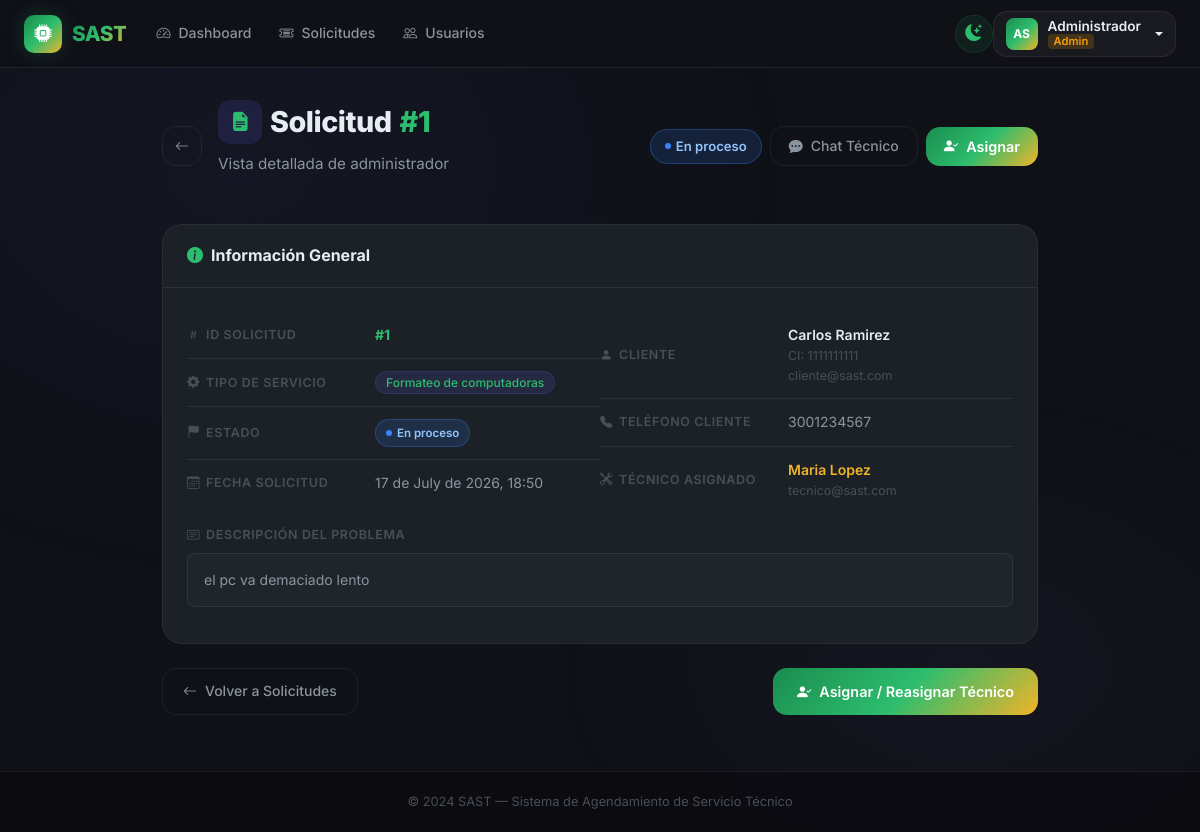
Before: /admin/solicitudes/1 (signed in) with the older database file.
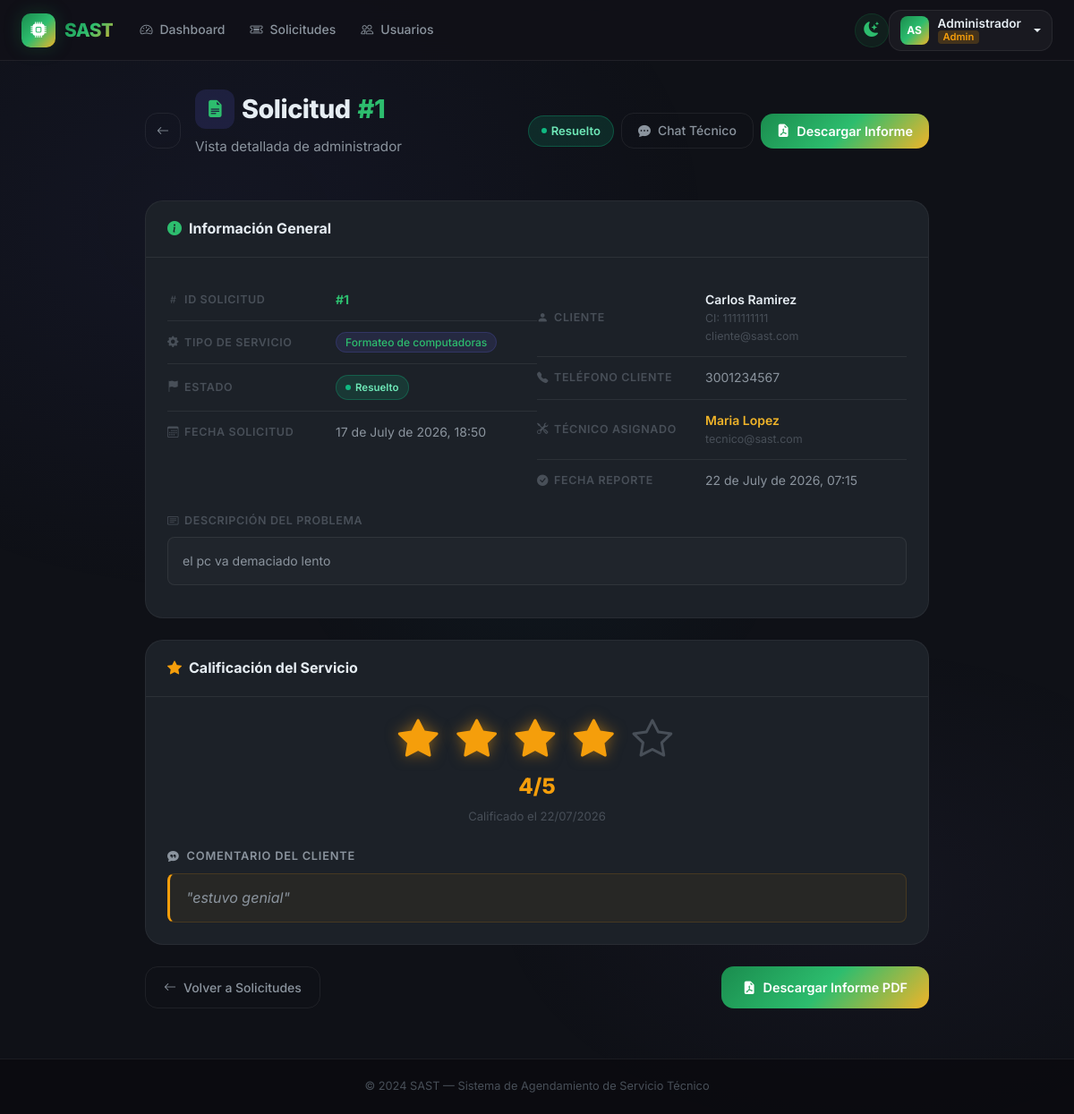
After: the same page with the newer database file.
### app/models/solicitud.py (models this page shows, shortened)
class EstadoSolicitud(db.Model):
    __tablename__ = 'estado_solicitudes'
    id_estado = db.Column(db.Integer, primary_key=True, autoincrement=True)
    nombre_estado = db.Column(db.String(50), nullable=False)
    solicitudes = db.relationship('Solicitud', backref='estado', lazy=True)

### app/models/reporte.py (models this page shows, shortened)
class Reporte(db.Model):
    __tablename__ = 'reportes'
    id_reporte = db.Column(db.Integer, primary_key=True, autoincrement=True)
    id_solicitud = db.Column(db.Integer, db.ForeignKey('solicitudes.id_solicitud'), nullable=False)
    id_tecnico = db.Column(db.Integer, db.ForeignKey('user.id_user'), nullable=False)
    descripcion_trabajo = db.Column(db.Text, nullable=False)
    recomendaciones = db.Column(db.Text, nullable=True)
    imagen_evidencia_1 = db.Column(db.String(255), nullable=False)  # Obligatorio: cómo recibió
    imagen_evidencia_2 = db.Column(db.String(255), nullable=False)  # Obligatorio: cómo entregó
    fecha_creacion = db.Column(db.DateTime, default=datetime.utcnow)

### app/models/calificacion.py (models this page shows, shortened)
class CalificacionTecnico(db.Model):
    __tablename__ = 'calificacion_tecnico'
    id_calificacion = db.Column(db.Integer, primary_key=True, autoincrement=True)
    id_solicitud = db.Column(db.Integer, db.ForeignKey('solicitudes.id_solicitud'), nullable=False)
    id_cliente = db.Column(db.Integer, db.ForeignKey('user.id_user'), nullable=False)
    puntuacion = db.Column(db.Integer, nullable=False)  # 1 a 5 estrellas
    comentario = db.Column(db.Text, nullable=True)
    fecha_calificacion = db.Column(db.DateTime, default=datetime.utcnow)

### app/blueprints/admin/__init__.py (the view)
@admin_bp.route('/solicitudes/<int:solicitud_id>')
@login_required
@admin_required
def ver_solicitud(solicitud_id):
    solicitud = Solicitud.query.get_or_404(solicitud_id)
    return render_template('admin/ver_solicitud.html', solicitud=solicitud)

### app/blueprints/admin/__init__.py (called while the page is built)
def admin_required(f):
    @wraps(f)
    def decorated(*args, **kwargs):
        if not current_user.is_authenticated:
            return redirect(url_for('auth.login'))
        if not current_user.es_admin:
            abort(403)
        return f(*args, **kwargs)
    return decorated

### app/models/user.py (called while the page is built)
    @property
    def nombre_completo(self):
        return f'{self.nombres} {self.apellidos}'

    @property
    def es_admin(self):
        return self.rol.nombre_rol == 'admin'

    @property
    def es_solicitante(self):
        return self.rol.nombre_rol == 'solicitante'

### app/templates/admin/ver_solicitud.html (shortened to what the changed rows need)
{% extends 'base.html' %}
{% block content %}
<div class="container" style="max-width:900px;">
  <div class="page-header">
    <div class="d-flex align-items-center justify-content-between flex-wrap gap-3">
      <div class="d-flex align-items-center gap-3">
        <div>
          <h1 class="d-flex align-items-center gap-2">
            <span class="stat-icon purple" style="width:44px;height:44px;border-radius:12px;font-size:1.2rem;">
              <i class="bi bi-file-earmark-text-fill"></i>
            </span>
            Solicitud <span style="color:var(--primary-light);">#{{ solicitud.id_solicitud }}</span>
          </h1>
        </div>
      </div>
      <div class="d-flex gap-2 align-items-center flex-wrap">
        {% set estado_slug = solicitud.estado.nombre_estado | lower | replace(' ', '-') %}
        <span class="badge-status status-{{ estado_slug }}" style="font-size:0.82rem;padding:6px 14px;">
          {{ solicitud.estado.nombre_estado }}
        </span>
        {% if solicitud.tecnico %}
        <a href="{{ url_for('admin.chat_solicitud', solicitud_id=solicitud.id_solicitud) }}"
           class="btn-outline-custom" style="padding:8px 18px;">
          <i class="bi bi-chat-dots-fill"></i> Chat Técnico
        </a>
        {% endif %}
        {% if solicitud.estado.nombre_estado in ['Pendiente', 'En proceso'] %}
        <a href="{{ url_for('admin.asignar_tecnico', solicitud_id=solicitud.id_solicitud) }}" class="btn-primary-custom" style="padding:8px 18px;">
          <i class="bi bi-person-check-fill"></i> Asignar
        </a>
        {% elif solicitud.estado.nombre_estado == 'Resuelto' %}
        <a href="{{ url_for('admin.descargar_pdf', solicitud_id=solicitud.id_solicitud) }}" class="btn-primary-custom" style="padding:8px 18px;">
          <i class="bi bi-file-earmark-pdf-fill"></i> Descargar Informe
        </a>
        {% endif %}
      </div>
    </div>
  </div>
  <div class="section-card mb-4">
    <div class="section-card-body">
      <div class="row g-0">
        <div class="col-md-6">
          <div class="detail-row">
            <div class="detail-value">
              <span class="badge-status status-{{ estado_slug }}">{{ solicitud.estado.nombre_estado }}</span>
            </div>
          </div>
        </div>
        <div class="col-md-6">
          {% if solicitud.reporte %}
          <div class="detail-row">
            <div class="detail-label"><i class="bi bi-check-circle-fill"></i> Fecha Reporte</div>
            <div class="detail-value">{{ solicitud.reporte.fecha_creacion.strftime('%d de %B de %Y, %H:%M') }}</div>
          </div>
          {% endif %}
        </div>
      </div>
    </div>
  </div>
  {% if solicitud.calificacion %}
  <div class="section-card mb-4">
    <div class="section-card-header">
      <div class="d-flex align-items-center gap-2">
        <i class="bi bi-star-fill" style="color:var(--warning);"></i>
        <span style="font-weight:700;">Calificación del Servicio</span>
      </div>
    </div>
    <div class="section-card-body">
      <div class="text-center mb-4">
        <div style="font-size:2.8rem;letter-spacing:4px;line-height:1;">
          {% for i in range(5) %}
            {% if i < solicitud.calificacion.puntuacion %}
              <i class="bi bi-star-fill" style="color:var(--warning);filter:drop-shadow(0 0 8px rgba(245,158,11,0.5));"></i>
            {% else %}
              <i class="bi bi-star" style="color:var(--text-muted);"></i>
            {% endif %}
          {% endfor %}
        </div>
        <div style="margin-top:12px;font-size:1.5rem;font-weight:800;color:var(--warning);">
          {{ solicitud.calificacion.puntuacion }}/5
        </div>
        <div style="font-size:0.82rem;color:var(--text-muted);margin-top:4px;">
          Calificado el {{ solicitud.calificacion.fecha_calificacion.strftime('%d/%m/%Y') if solicitud.calificacion.fecha_calificacion else '' }}
        </div>
      </div>
      {% if solicitud.calificacion.comentario %}
      <div>
        <div class="form-label mb-2"><i class="bi bi-chat-quote-fill me-1"></i> Comentario del Cliente</div>
        <blockquote style="background:rgba(245,158,11,0.05);border:1px solid rgba(245,158,11,0.15);border-left:3px solid var(--warning);border-radius:var(--radius-sm);padding:14px 18px;color:var(--text-secondary);font-style:italic;margin:0;">
          "{{ solicitud.calificacion.comentario }}"
        </blockquote>
      </div>
      {% endif %}
    </div>
  </div>
  {% endif %}
  <div class="d-flex gap-3 justify-content-between flex-wrap pb-4">
    <a href="{{ url_for('admin.solicitudes') }}" class="btn-outline-custom">
      <i class="bi bi-arrow-left"></i> Volver a Solicitudes
    </a>
    {% if solicitud.estado.nombre_estado in ['Pendiente', 'En proceso'] %}
    <a href="{{ url_for('admin.asignar_tecnico', solicitud_id=solicitud.id_solicitud) }}" class="btn-primary-custom">
      <i class="bi bi-person-check-fill"></i> Asignar / Reasignar Técnico
    </a>
    {% elif solicitud.estado.nombre_estado == 'Resuelto' %}
    <a href="{{ url_for('admin.descargar_pdf', solicitud_id=solicitud.id_solicitud) }}" class="btn-primary-custom">
      <i class="bi bi-file-earmark-pdf-fill"></i> Descargar Informe PDF
    </a>
    {% endif %}
  </div>
</div>
{% endblock %}

Changed rows visible on the page:
no longer on this page (row unchanged): EstadoSolicitud: estado.nombre_estado "En proceso"
now on this page (row unchanged): EstadoSolicitud: estado.nombre_estado "Resuelto"
added Reporte: reporte.fecha_creacion "22 de July de 2026, 07:15"
added CalificacionTecnico: calificacion.puntuacion "4", calificacion.fecha_calificacion "22/07/2026", calificacion.comentario "estuvo genial"
Other visible differences:
text no longer shown: "Asignar Asignar / Reasignar Técnico"
text now shown: "Descargar Informe FECHA REPORTE Calificación del Servicio /5 Calificado el COMENTARIO DEL CLIENTE \" \" Descargar Informe PDF"
